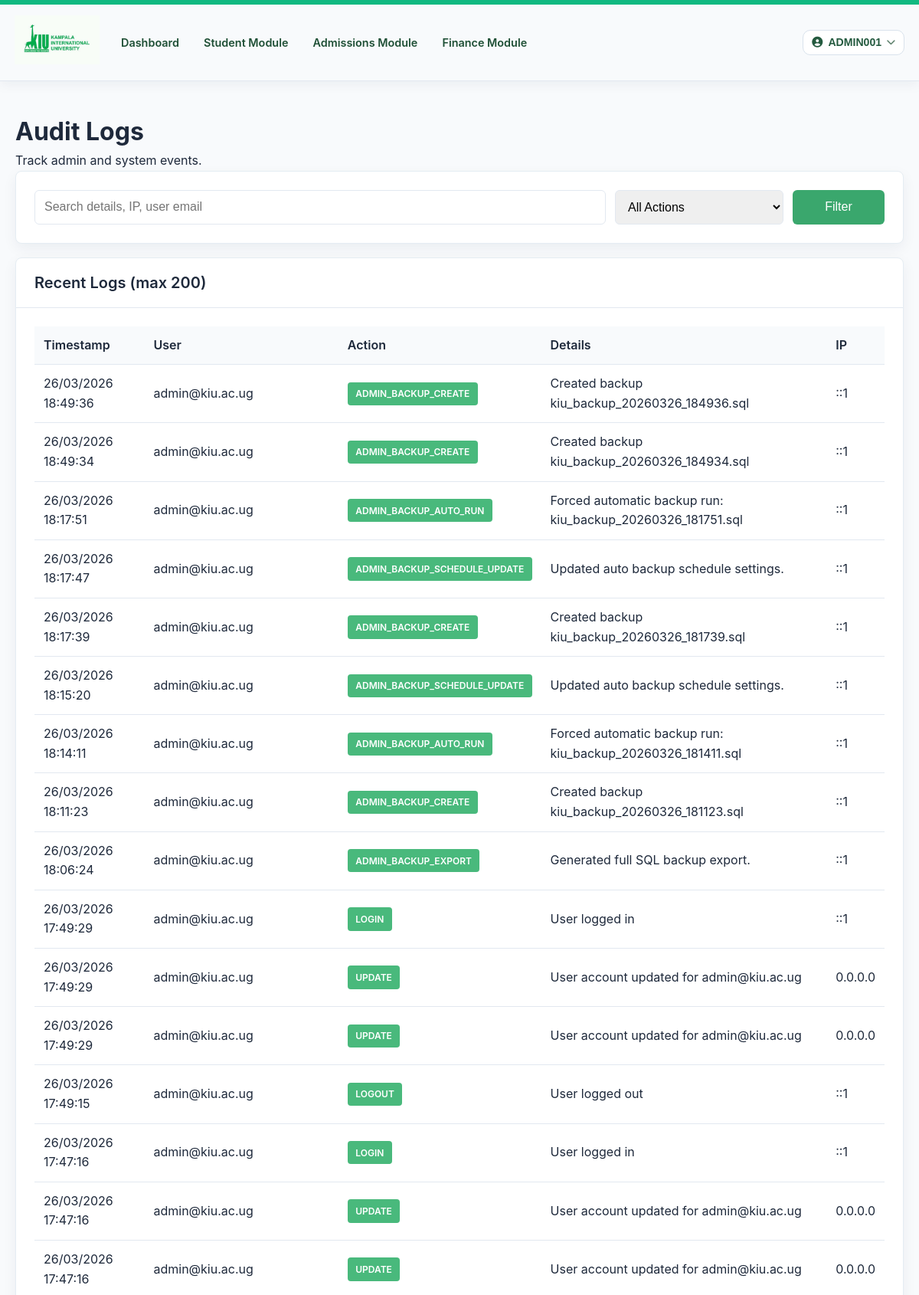
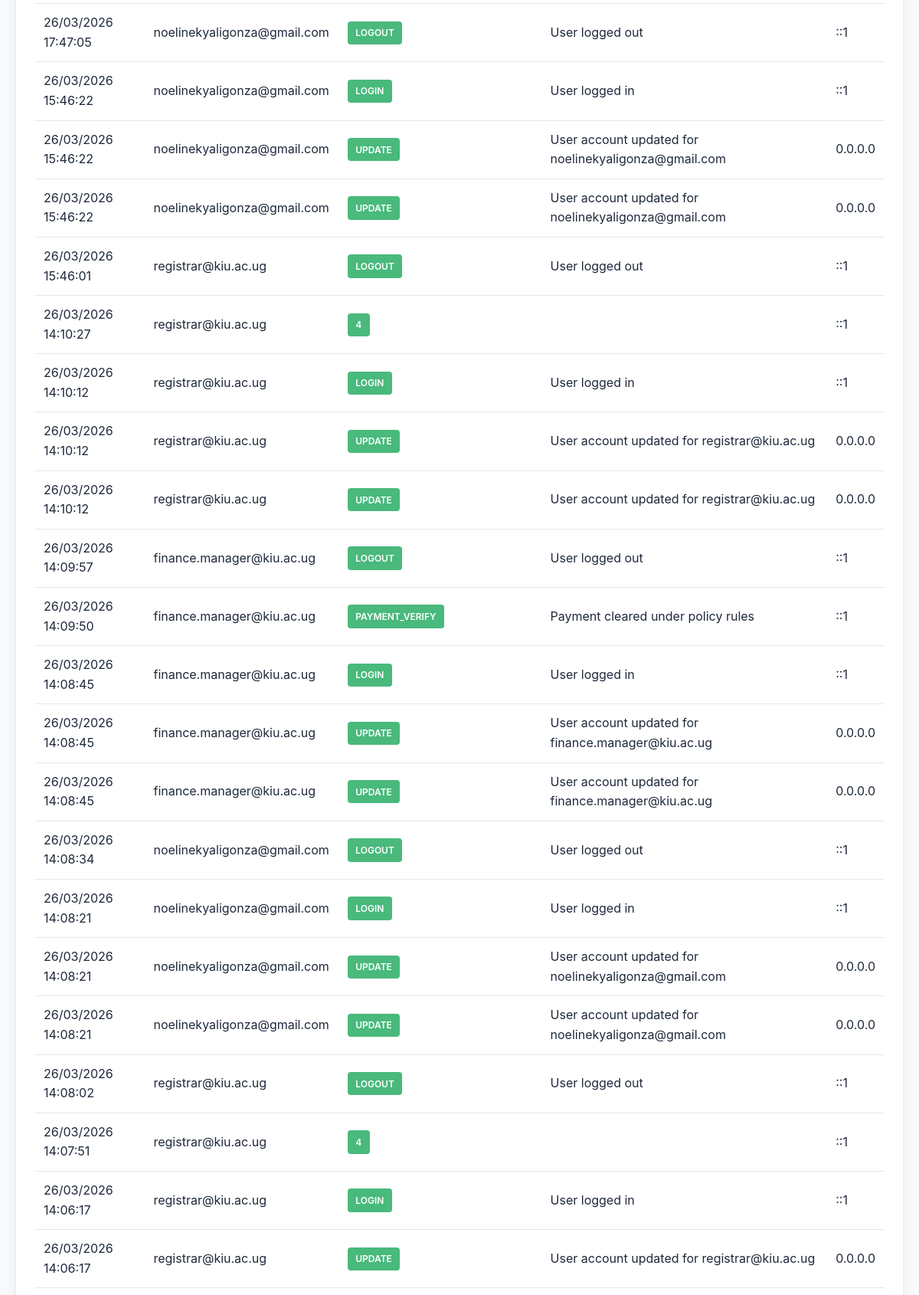
Page /modules/admin/audit_logs.php (signed in, upper part) on the committed database (2 pictures, top to bottom).
### tables this page shows
CREATE TABLE `audit_logs` (
  `log_id` bigint(20) unsigned NOT NULL AUTO_INCREMENT,
  `user_id` bigint(20) unsigned DEFAULT NULL COMMENT 'NULL for system-generated actions',
  `action` varchar(100) NOT NULL COMMENT 'e.g., CREATE, UPDATE, DELETE, LOGIN, LOGOUT',
  `table_name` varchar(100) DEFAULT NULL COMMENT 'Affected table',
  `record_id` bigint(20) unsigned DEFAULT NULL COMMENT 'Affected record ID',
  `old_value` longtext DEFAULT NULL COMMENT 'Previous state of record' CHECK (json_valid(`old_value`)),
  `new_value` longtext DEFAULT NULL COMMENT 'New state of record' CHECK (json_valid(`new_value`)),
  `changes_summary` text DEFAULT NULL COMMENT 'Human-readable summary of changes',
  `ip_address` varchar(45) NOT NULL COMMENT 'IPv4 or IPv6 address',
  `user_agent` text DEFAULT NULL COMMENT 'Browser/client user agent',
  `request_url` varchar(500) DEFAULT NULL COMMENT 'Request URL if applicable',
  `request_method` varchar(10) DEFAULT NULL COMMENT 'HTTP method (GET, POST, etc.)',
  `session_id` varchar(255) DEFAULT NULL COMMENT 'Session identifier',
  `severity` enum('info','warning','error','critical') DEFAULT 'info',
  `timestamp` timestamp(6) NOT NULL DEFAULT current_timestamp(6) COMMENT 'Microsecond precision',
  `created_at` timestamp NOT NULL DEFAULT current_timestamp(),
  PRIMARY KEY (`log_id`),
  KEY `idx_user_actions` (`user_id`,`timestamp`),
  KEY `idx_table_record` (`table_name`,`record_id`,`timestamp`),
  KEY `idx_action_timestamp` (`action`,`timestamp`),
  KEY `idx_severity` (`severity`,`timestamp`),
  CONSTRAINT `fk_audit_user` FOREIGN KEY (`user_id`) REFERENCES `users` (`user_id`) ON DELETE SET NULL ON UPDATE CASCADE
);

### includes/functions.php (called while the page is built, shortened)
<?php
function format_date($date, $format = DISPLAY_DATE_FORMAT) {
    return date($format, strtotime($date));
}

### modules/admin/audit_logs.php (the view, shortened to what this page needs)
<?php
require_once '../../config/init.php';
$q = trim((string)($_GET['q'] ?? ''));
$limit = 200;
$params = [];
$sql = "SELECT al.*, COALESCE(u.email, 'System') as user_email
        FROM audit_logs al
        LEFT JOIN users u ON u.user_id = al.user_id";
$sql .= ' ORDER BY al.timestamp DESC LIMIT ' . (int)$limit;
$stmt = $db->prepare($sql);
$stmt->execute($params);
$logs = $stmt->fetchAll();
include '../../includes/header.php';
?>
<div class="dashboard">
    <div class="page-header">
        <h1>Audit Logs</h1>
        <p>Track admin and system events.</p>
    </div>
    <div class="card" style="margin-bottom: 18px;">
        <div class="card-body">
            <form method="GET" style="display:grid; grid-template-columns: 1fr 220px 120px; gap:12px;">
                <input class="form-control" type="text" name="q" value="<?php echo htmlspecialchars($q); ?>" placeholder="Search details, IP, user email">
                <select class="form-control" name="action">
                    <option value="">All Actions</option>
                </select>
                <button class="btn btn-primary" type="submit">Filter</button>
            </form>
        </div>
    </div>
    <div class="card">
        <div class="card-header"><h3>Recent Logs (max <?php echo $limit; ?>)</h3></div>
        <div class="card-body">
            <div class="table-responsive">
                <table class="table table-sm">
                    <thead>
                        <tr>
                            <th>Timestamp</th>
                            <th>User</th>
                            <th>Action</th>
                            <th>Details</th>
                            <th>IP</th>
                        </tr>
                    </thead>
                    <tbody>
                        <?php foreach ($logs as $log): ?>
                            <tr>
                                <td><?php echo htmlspecialchars(format_date((string)$log['timestamp'], DISPLAY_DATETIME_FORMAT)); ?></td>
                                <td><?php echo htmlspecialchars((string)$log['user_email']); ?></td>
                                <td><span class="badge badge-info"><?php echo htmlspecialchars((string)$log['action']); ?></span></td>
                                <td><?php echo htmlspecialchars((string)($log['changes_summary'] ?? '')); ?></td>
                                <td><?php echo htmlspecialchars((string)$log['ip_address']); ?></td>
                            </tr>
                        <?php endforeach; ?>
                    </tbody>
                </table>
            </div>
        </div>
    </div>
</div>
<?php include '../../includes/footer.php'; ?>

### assets/css/style.css (style rules this page uses)
:root { --primary-color: #3aa76d; --secondary-color: #64748b; --success-color: #10b981; --danger-color: #ef4444; --warning-color: #f59e0b; --info-color: #49b97c; --light-color: #f8fafc; --dark-color: #1e293b; --border-color: #e2e8f0; --shadow: 0 1px 3px 0 rgba(0, 0, 0, 0.1); --shadow-lg: 0 10px 15px -3px rgba(0, 0, 0, 0.1); }
* { margin: 0; padding: 0; box-sizing: border-box; }
body { font-family: -apple-system, BlinkMacSystemFont, 'Segoe UI', Roboto, 'Helvetica Neue', Arial, sans-serif; line-height: 1.6; color: var(--dark-color); background-color: var(--light-color); overflow-x: hidden; }
.card { background: white; border-radius: 8px; border: 1px solid #e5edf3; box-shadow: 0 6px 18px rgba(15, 41, 66, 0.06); margin-bottom: 20px; overflow: hidden; }
.card-header { padding: 1rem 1.5rem; border-bottom: 1px solid var(--border-color); display: flex; justify-content: space-between; align-items: center; }
.card-header h3 { font-size: 1.25rem; font-weight: 600; }
.card-body { padding: 1.5rem; }
.dashboard { max-width: 1400px; margin: 0 auto; padding: 20px; }
.form-control { width: 100%; padding: 0.75rem; border: 1px solid var(--border-color); border-radius: 6px; font-size: 1rem; transition: border-color 0.3s; }
.btn { display: inline-block; padding: 0.75rem 1.5rem; border: none; border-radius: 6px; font-size: 1rem; font-weight: 500; text-decoration: none; cursor: pointer; transition: all 0.3s; }
.btn-primary { background-color: #3aa76d; color: white; }
.badge { display: inline-block; padding: 0.35rem 0.65rem; font-size: 0.75rem; font-weight: 600; border-radius: 4px; }
.badge-info { background-color: var(--info-color); color: white; }
.table { width: 100%; border-collapse: collapse; }
.table th, .table td { padding: 0.75rem; text-align: left; border-bottom: 1px solid var(--border-color); }
.table thead th { font-weight: 600; background-color: var(--light-color); }
.table-responsive { overflow-x: auto; }

### rows in the picture
audit_logs: timestamp "26/03/2026 18:49:36", user_email "admin@kiu.ac.ug", action "ADMIN_BACKUP_CREATE", changes_summary "Created backup kiu_backup_20260326_184936.sql", ip_address "::1"
audit_logs: timestamp "26/03/2026 18:49:34", user_email "admin@kiu.ac.ug", action "ADMIN_BACKUP_CREATE", changes_summary "Created backup kiu_backup_20260326_184934.sql", ip_address "::1"
audit_logs: timestamp "26/03/2026 18:17:51", user_email "admin@kiu.ac.ug", action "ADMIN_BACKUP_AUTO_RUN", changes_summary "Forced automatic backup run: kiu_backup_20260326_181751.sql", ip_address "::1"
audit_logs: timestamp "26/03/2026 18:17:47", user_email "admin@kiu.ac.ug", action "ADMIN_BACKUP_SCHEDULE_UPDATE", changes_summary "Updated auto backup schedule settings.", ip_address "::1"
audit_logs: timestamp "26/03/2026 18:17:39", user_email "admin@kiu.ac.ug", action "ADMIN_BACKUP_CREATE", changes_summary "Created backup kiu_backup_20260326_181739.sql", ip_address "::1"
audit_logs: timestamp "26/03/2026 18:15:20", user_email "admin@kiu.ac.ug", action "ADMIN_BACKUP_SCHEDULE_UPDATE", changes_summary "Updated auto backup schedule settings.", ip_address "::1"
audit_logs: timestamp "26/03/2026 18:14:11", user_email "admin@kiu.ac.ug", action "ADMIN_BACKUP_AUTO_RUN", changes_summary "Forced automatic backup run: kiu_backup_20260326_181411.sql", ip_address "::1"
audit_logs: timestamp "26/03/2026 18:11:23", user_email "admin@kiu.ac.ug", action "ADMIN_BACKUP_CREATE", changes_summary "Created backup kiu_backup_20260326_181123.sql", ip_address "::1"
audit_logs: timestamp "26/03/2026 18:06:24", user_email "admin@kiu.ac.ug", action "ADMIN_BACKUP_EXPORT", changes_summary "Generated full SQL backup export.", ip_address "::1"
audit_logs: timestamp "26/03/2026 17:49:29", user_email "admin@kiu.ac.ug", action "LOGIN", changes_summary "User logged in", ip_address "::1"
audit_logs: timestamp "26/03/2026 17:49:29", user_email "admin@kiu.ac.ug", action "UPDATE", changes_summary "User account updated for admin@kiu.ac.ug", ip_address "0.0.0.0"
audit_logs: timestamp "26/03/2026 17:49:29", user_email "admin@kiu.ac.ug", action "UPDATE", changes_summary "User account updated for admin@kiu.ac.ug", ip_address "0.0.0.0"
audit_logs: timestamp "26/03/2026 17:49:15", user_email "admin@kiu.ac.ug", action "LOGOUT", changes_summary "User logged out", ip_address "::1"
audit_logs: timestamp "26/03/2026 17:47:16", user_email "admin@kiu.ac.ug", action "LOGIN", changes_summary "User logged in", ip_address "::1"
audit_logs: timestamp "26/03/2026 17:47:16", user_email "admin@kiu.ac.ug", action "UPDATE", changes_summary "User account updated for admin@kiu.ac.ug", ip_address "0.0.0.0"
audit_logs: timestamp "26/03/2026 17:47:16", user_email "admin@kiu.ac.ug", action "UPDATE", changes_summary "User account updated for admin@kiu.ac.ug", ip_address "0.0.0.0"
audit_logs: timestamp "26/03/2026 17:47:05", user_email "noelinekyaligonza@gmail.com", action "LOGOUT", changes_summary "User logged out", ip_address "::1"
audit_logs: timestamp "26/03/2026 15:46:22", user_email "noelinekyaligonza@gmail.com", action "LOGIN", changes_summary "User logged in", ip_address "::1"
audit_logs: timestamp "26/03/2026 15:46:22", user_email "noelinekyaligonza@gmail.com", action "UPDATE", changes_summary "User account updated for noelinekyaligonza@gmail.com", ip_address "0.0.0.0"
audit_logs: timestamp "26/03/2026 15:46:22", user_email "noelinekyaligonza@gmail.com", action "UPDATE", changes_summary "User account updated for noelinekyaligonza@gmail.com", ip_address "0.0.0.0"
audit_logs: timestamp "26/03/2026 15:46:01", user_email "registrar@kiu.ac.ug", action "LOGOUT", changes_summary "User logged out", ip_address "::1"
audit_logs: timestamp "26/03/2026 14:10:27", user_email "registrar@kiu.ac.ug", action "4", ip_address "::1"
audit_logs: timestamp "26/03/2026 14:10:12", user_email "registrar@kiu.ac.ug", action "LOGIN", changes_summary "User logged in", ip_address "::1"
audit_logs: timestamp "26/03/2026 14:10:12", user_email "registrar@kiu.ac.ug", action "UPDATE", changes_summary "User account updated for registrar@kiu.ac.ug", ip_address "0.0.0.0"
audit_logs: timestamp "26/03/2026 14:10:12", user_email "registrar@kiu.ac.ug", action "UPDATE", changes_summary "User account updated for registrar@kiu.ac.ug", ip_address "0.0.0.0"
audit_logs: timestamp "26/03/2026 14:09:57", user_email "finance.manager@kiu.ac.ug", action "LOGOUT", changes_summary "User logged out", ip_address "::1"
audit_logs: timestamp "26/03/2026 14:09:50", user_email "finance.manager@kiu.ac.ug", action "PAYMENT_VERIFY", changes_summary "Payment cleared under policy rules", ip_address "::1"
audit_logs: timestamp "26/03/2026 14:08:45", user_email "finance.manager@kiu.ac.ug", action "LOGIN", changes_summary "User logged in", ip_address "::1"
audit_logs: timestamp "26/03/2026 14:08:45", user_email "finance.manager@kiu.ac.ug", action "UPDATE", changes_summary "User account updated for finance.manager@kiu.ac.ug", ip_address "0.0.0.0"
audit_logs: timestamp "26/03/2026 14:08:45", user_email "finance.manager@kiu.ac.ug", action "UPDATE", changes_summary "User account updated for finance.manager@kiu.ac.ug", ip_address "0.0.0.0"
audit_logs: timestamp "26/03/2026 14:08:34", user_email "noelinekyaligonza@gmail.com", action "LOGOUT", changes_summary "User logged out", ip_address "::1"
audit_logs: timestamp "26/03/2026 14:08:21", user_email "noelinekyaligonza@gmail.com", action "LOGIN", changes_summary "User logged in", ip_address "::1"
audit_logs: timestamp "26/03/2026 14:08:21", user_email "noelinekyaligonza@gmail.com", action "UPDATE", changes_summary "User account updated for noelinekyaligonza@gmail.com", ip_address "0.0.0.0"
audit_logs: timestamp "26/03/2026 14:08:21", user_email "noelinekyaligonza@gmail.com", action "UPDATE", changes_summary "User account updated for noelinekyaligonza@gmail.com", ip_address "0.0.0.0"
audit_logs: timestamp "26/03/2026 14:08:02", user_email "registrar@kiu.ac.ug", action "LOGOUT", changes_summary "User logged out", ip_address "::1"
audit_logs: timestamp "26/03/2026 14:07:51", user_email "registrar@kiu.ac.ug", action "4", ip_address "::1"
audit_logs: timestamp "26/03/2026 14:06:17", user_email "registrar@kiu.ac.ug", action "LOGIN", changes_summary "User logged in", ip_address "::1"
audit_logs: timestamp "26/03/2026 14:06:17", user_email "registrar@kiu.ac.ug", action "UPDATE", changes_summary "User account updated for registrar@kiu.ac.ug", ip_address "0.0.0.0"

### other values in the picture
$_SESSION['admission_number'] "ADMIN001"
$limit "200"
